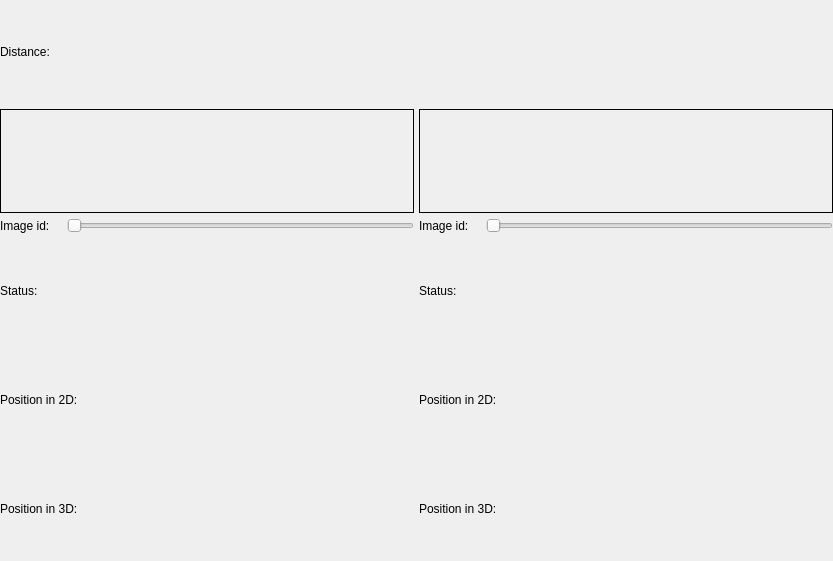
<?xml version="1.0" encoding="UTF-8"?>
<ui version="4.0">
 <class>MeasureWidget</class>
 <widget class="QWidget" name="MeasureWidget">
  <property name="geometry">
   <rect>
    <x>0</x>
    <y>0</y>
    <width>833</width>
    <height>561</height>
   </rect>
  </property>
  <property name="windowTitle">
   <string>MeasureWidget</string>
  </property>
  <layout class="QGridLayout" name="gridLayout">
   <item row="3" column="0">
    <widget class="QLabel" name="idTitle1">
     <property name="text">
      <string>Image id:</string>
     </property>
    </widget>
   </item>
   <item row="3" column="2">
    <widget class="QSlider" name="slider1">
     <property name="orientation">
      <enum>Qt::Horizontal</enum>
     </property>
    </widget>
   </item>
   <item row="3" column="5">
    <widget class="QSlider" name="slider2">
     <property name="orientation">
      <enum>Qt::Horizontal</enum>
     </property>
    </widget>
   </item>
   <item row="3" column="3">
    <widget class="QLabel" name="idTitle2">
     <property name="text">
      <string>Image id:</string>
     </property>
    </widget>
   </item>
   <item row="2" column="3" colspan="3">
    <widget class="QLabel" name="image2">
     <property name="mouseTracking">
      <bool>true</bool>
     </property>
     <property name="frameShape">
      <enum>QFrame::Box</enum>
     </property>
     <property name="text">
      <string/>
     </property>
    </widget>
   </item>
   <item row="3" column="1">
    <widget class="QLabel" name="id1">
     <property name="text">
      <string/>
     </property>
    </widget>
   </item>
   <item row="3" column="4">
    <widget class="QLabel" name="id2">
     <property name="text">
      <string/>
     </property>
    </widget>
   </item>
   <item row="2" column="0" colspan="3">
    <widget class="QLabel" name="image1">
     <property name="mouseTracking">
      <bool>true</bool>
     </property>
     <property name="frameShape">
      <enum>QFrame::Box</enum>
     </property>
     <property name="text">
      <string/>
     </property>
    </widget>
   </item>
   <item row="1" column="0" colspan="6">
    <widget class="QLabel" name="distance">
     <property name="text">
      <string>Distance:</string>
     </property>
    </widget>
   </item>
   <item row="4" column="0" colspan="3">
    <widget class="QLabel" name="status1">
     <property name="text">
      <string>Status:</string>
     </property>
    </widget>
   </item>
   <item row="5" column="0" colspan="3">
    <widget class="QLabel" name="pos2d1">
     <property name="text">
      <string>Position in 2D:</string>
     </property>
    </widget>
   </item>
   <item row="6" column="0" colspan="3">
    <widget class="QLabel" name="pos3d1">
     <property name="text">
      <string>Position in 3D:</string>
     </property>
    </widget>
   </item>
   <item row="4" column="3" colspan="3">
    <widget class="QLabel" name="status2">
     <property name="text">
      <string>Status:</string>
     </property>
    </widget>
   </item>
   <item row="5" column="3" colspan="3">
    <widget class="QLabel" name="pos2d2">
     <property name="text">
      <string>Position in 2D:</string>
     </property>
    </widget>
   </item>
   <item row="6" column="3" colspan="3">
    <widget class="QLabel" name="pos3d2">
     <property name="text">
      <string>Position in 3D:</string>
     </property>
    </widget>
   </item>
  </layout>
 </widget>
 <layoutdefault spacing="5" margin="0"/>
 <resources/>
 <connections/>
</ui>
